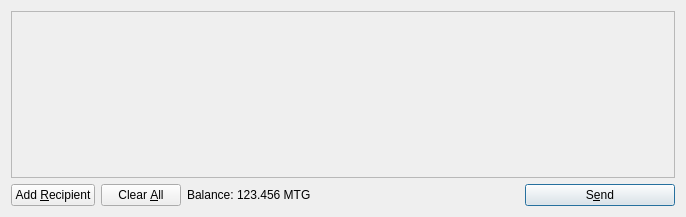
<?xml version="1.0" encoding="UTF-8"?>
<ui version="4.0">
 <class>SendCoinsDialog</class>
 <widget class="QDialog" name="SendCoinsDialog">
  <property name="geometry">
   <rect>
    <x>0</x>
    <y>0</y>
    <width>686</width>
    <height>217</height>
   </rect>
  </property>
  <property name="windowTitle">
   <string>Send Coins</string>
  </property>
  <layout class="QVBoxLayout" name="verticalLayout">
   <item>
    <widget class="QScrollArea" name="scrollArea">
     <property name="widgetResizable">
      <bool>true</bool>
     </property>
     <widget class="QWidget" name="scrollAreaWidgetContents">
      <property name="geometry">
       <rect>
        <x>0</x>
        <y>0</y>
        <width>666</width>
        <height>165</height>
       </rect>
      </property>
      <layout class="QVBoxLayout" name="verticalLayout_2">
       <property name="margin">
        <number>0</number>
       </property>
       <item>
        <layout class="QVBoxLayout" name="entries">
         <property name="spacing">
          <number>6</number>
         </property>
        </layout>
       </item>
       <item>
        <spacer name="verticalSpacer">
         <property name="orientation">
          <enum>Qt::Vertical</enum>
         </property>
         <property name="sizeHint" stdset="0">
          <size>
           <width>20</width>
           <height>40</height>
          </size>
         </property>
        </spacer>
       </item>
      </layout>
     </widget>
    </widget>
   </item>
   <item>
    <layout class="QHBoxLayout" name="horizontalLayout">
     <item>
      <widget class="QPushButton" name="addButton">
       <property name="toolTip">
        <string>Send to multiple recipients at once</string>
       </property>
       <property name="text">
        <string>Add &amp;Recipient</string>
       </property>
       <property name="icon">
        <iconset resource="../bitcoin.qrc">
         <normaloff>:/icons/add</normaloff>:/icons/add</iconset>
       </property>
       <property name="autoDefault">
        <bool>false</bool>
       </property>
      </widget>
     </item>
     <item>
      <widget class="QPushButton" name="clearButton">
       <property name="sizePolicy">
        <sizepolicy hsizetype="Minimum" vsizetype="Fixed">
         <horstretch>0</horstretch>
         <verstretch>0</verstretch>
        </sizepolicy>
       </property>
       <property name="toolTip">
        <string>Remove all transaction fields</string>
       </property>
       <property name="text">
        <string>Clear &amp;All</string>
       </property>
       <property name="icon">
        <iconset resource="../bitcoin.qrc">
         <normaloff>:/icons/remove</normaloff>:/icons/remove</iconset>
       </property>
       <property name="autoRepeatDelay">
        <number>300</number>
       </property>
       <property name="autoDefault">
        <bool>false</bool>
       </property>
      </widget>
     </item>
     <item>
      <layout class="QHBoxLayout" name="horizontalLayout_2">
       <property name="spacing">
        <number>3</number>
       </property>
       <item>
        <widget class="QLabel" name="label">
         <property name="text">
          <string>Balance:</string>
         </property>
        </widget>
       </item>
       <item>
        <widget class="QLabel" name="labelBalance">
         <property name="cursor">
          <cursorShape>IBeamCursor</cursorShape>
         </property>
         <property name="text">
          <string>123.456 MTG</string>
         </property>
         <property name="textInteractionFlags">
          <set>Qt::LinksAccessibleByMouse|Qt::TextSelectableByKeyboard|Qt::TextSelectableByMouse</set>
         </property>
        </widget>
       </item>
      </layout>
     </item>
     <item>
      <spacer name="horizontalSpacer">
       <property name="orientation">
        <enum>Qt::Horizontal</enum>
       </property>
       <property name="sizeHint" stdset="0">
        <size>
         <width>40</width>
         <height>20</height>
        </size>
       </property>
      </spacer>
     </item>
     <item>
      <widget class="QPushButton" name="sendButton">
       <property name="minimumSize">
        <size>
         <width>150</width>
         <height>0</height>
        </size>
       </property>
       <property name="toolTip">
        <string>Confirm the send action</string>
       </property>
       <property name="text">
        <string>S&amp;end</string>
       </property>
       <property name="icon">
        <iconset resource="../bitcoin.qrc">
         <normaloff>:/icons/send</normaloff>:/icons/send</iconset>
       </property>
       <property name="default">
        <bool>true</bool>
       </property>
      </widget>
     </item>
    </layout>
   </item>
  </layout>
 </widget>
 <resources>
  <include location="../bitcoin.qrc"/>
 </resources>
 <connections/>
</ui>
